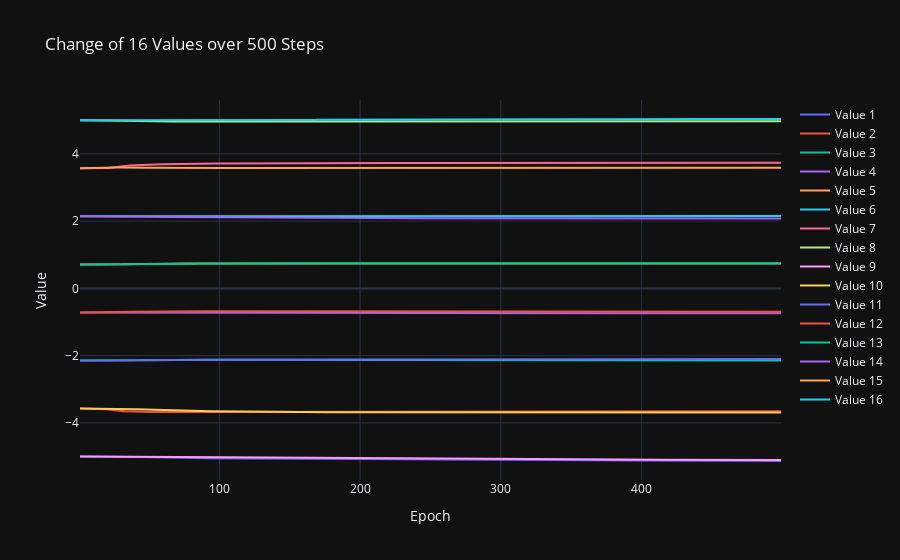

The notebook cell saved with this chart:
### Markdown cell above
## Mean value

### Code cell
import numpy as np
import plotly.graph_objects as go

data = experiment_data_loader.experiment_data['000001']['repetition_data'][1]


means = []
for mean_idx in range(16):
    means.append(data[f"mean{mean_idx}"])

    
data = np.stack(means, axis=1)
print(data.shape)
#data = np.expand_dims(data, axis=1)

# Preparing data for plotting
epochs = np.arange(1, data.shape[0])
traces = []
for i in range(data.shape[1]):
    traces.append(go.Scatter(x=epochs, y=data[:, i], mode='lines', name=f'Value {i+1}'))

# Plotting with Plotly
layout = go.Layout(title='Change of 16 Values over 500 Steps',
                   xaxis=dict(title='Epoch'),
                   yaxis=dict(title='Value'),
                   template='plotly_dark')

fig = go.Figure(data=traces, layout=layout)
fig.show()

### Figure 1 — Plotly figure (JSON) as saved in the notebook; plotly's stock layout.template omitted (floating-point values rounded to 4 significant figures; data arrays with more than 128 entries replaced by an {"elided": "..."} marker saying what was removed)
{"data": [{"mode": "lines", "name": "Value 1", "type": "scatter", "x": {"elided": "499 int values"}, "y": {"elided": "500 float values"}}, {"mode": "lines", "name": "Value 2", "type": "scatter", "x": {"elided": "499 int values"}, "y": {"elided": "500 float values"}}, {"mode": "lines", "name": "Value 3", "type": "scatter", "x": {"elided": "499 int values"}, "y": {"elided": "500 float values"}}, {"mode": "lines", "name": "Value 4", "type": "scatter", "x": {"elided": "499 int values"}, "y": {"elided": "500 float values"}}, {"mode": "lines", "name": "Value 5", "type": "scatter", "x": {"elided": "499 int values"}, "y": {"elided": "500 float values"}}, {"mode": "lines", "name": "Value 6", "type": "scatter", "x": {"elided": "499 int values"}, "y": {"elided": "500 float values"}}, {"mode": "lines", "name": "Value 7", "type": "scatter", "x": {"elided": "499 int values"}, "y": {"elided": "500 float values"}}, {"mode": "lines", "name": "Value 8", "type": "scatter", "x": {"elided": "499 int values"}, "y": {"elided": "500 float values"}}, {"mode": "lines", "name": "Value 9", "type": "scatter", "x": {"elided": "499 int values"}, "y": {"elided": "500 float values"}}, {"mode": "lines", "name": "Value 10", "type": "scatter", "x": {"elided": "499 int values"}, "y": {"elided": "500 float values"}}, {"mode": "lines", "name": "Value 11", "type": "scatter", "x": {"elided": "499 int values"}, "y": {"elided": "500 float values"}}, {"mode": "lines", "name": "Value 12", "type": "scatter", "x": {"elided": "499 int values"}, "y": {"elided": "500 float values"}}, {"mode": "lines", "name": "Value 13", "type": "scatter", "x": {"elided": "499 int values"}, "y": {"elided": "500 float values"}}, {"mode": "lines", "name": "Value 14", "type": "scatter", "x": {"elided": "499 int values"}, "y": {"elided": "500 float values"}}, {"mode": "lines", "name": "Value 15", "type": "scatter", "x": {"elided": "499 int values"}, "y": {"elided": "500 float values"}}, {"mode": "lines", "name": "Value 16", "type": "scatter", "x": {"elided": "499 int values"}, "y": {"elided": "500 float values"}}], "layout": {"title": {"text": "Change of 16 Values over 500 Steps"}, "xaxis": {"title": {"text": "Epoch"}}, "yaxis": {"title": {"text": "Value"}}}}
